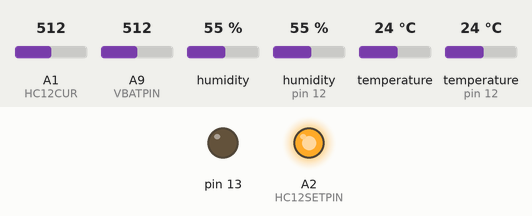
Bench run of a sketch on a simulated Arduino Mega 2560, built with avr-gcc and run on an emulated ATmega2560. Shown: output pins drawn as LEDs (lit = HIGH). The inputs (shaded band) are chosen by the test bench; at power-on: A1 (HC12CUR) = 512, A9 (VBATPIN) = 512, humidity 55 %, humidity (sensor on pin 12) 55 %, temperature 24 °C, temperature (sensor on pin 12) 24 °C. The modem accepts every AT command (registered, SIM ready, sends succeed) and sends nothing else; pins used as bus, display or sensor lines are not drawn; what the sketch prints to the serial monitor is not drawn.

Above: at 3.1 s.
Timing chart, 0 to 4.6 s (numbered marks = the images above):
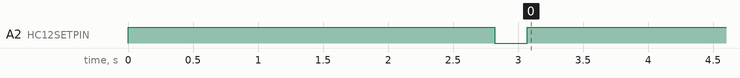

The sketch:

BoardTesting.ino
```cpp
// (licence header left out)
//#define DEBUG_HUB;

//#include <SoftwareSerial.h>
//#include <LowPower.h>
#include <DHT.h>
#include <DFRobot_SHT20.h>

#define VBATPIN A9
#define RSTPIN A0
#define HC12RST A3
#define HC12CUR A1
#define HC12SETPIN A2

DFRobot_SHT20 sht20;

const char atSleep[] = { 'O','K','+','S','L','E','E','P','\r','\n' };

// Arg receive, transmit
//SoftwareSerial softSerial(11, 10);

#define DHTPIN 12 // what digital pin we're connected to
#define DHTTYPE DHT22

DHT dht22(DHTPIN, DHTTYPE);
float air_temperature = 0, air_humidity = 0, soil_temperature = 0, soil_humidity = 0, bat_voltage = 0;

// the setup function runs once when you press reset or power the board
void setup() {
    Serial1.begin(9600);
    Serial.begin(19200);
    Serial.println("** Setup **");

    // Set the HC-12 in transmitter mode and prepare all other input/output
    digitalWrite(RSTPIN, HIGH);
    digitalWrite(HC12RST, HIGH);
    pinMode(RSTPIN, OUTPUT);
    pinMode(HC12RST, OUTPUT);
    pinMode(HC12SETPIN, OUTPUT);
    pinMode(HC12CUR, INPUT);
    digitalWrite(HC12SETPIN, HIGH);
    pinMode(13, OUTPUT);

    // measure the voltage of the battery, add a pre read and a delay to stabilize the reading
    analogRead(VBATPIN);
    delay(10);
    bat_voltage = analogRead(VBATPIN);
    bat_voltage *= 2;    // divided by 2 on the board, so multiply back
    bat_voltage *= 3.3;  // Multiply by 3.3V, the reference voltage
    bat_voltage /= 1024; // convert to voltage
    Serial.print("Voltage: ");
    Serial.print(bat_voltage);
    Serial.println();

    // measure the current used by the HC12
    Serial.print("HC12 current: ");
    Serial.println(analogRead(HC12CUR) * 3);
    Serial.println();

    // Swith the HC12 off
    digitalWrite(HC12RST, LOW);

    // measure the current used by the HC12
    Serial.print("HC12 current: ");
    Serial.println(analogRead(HC12CUR) * 3);
    Serial.println();

    delay(500);

    // Swith the HC12 off
    digitalWrite(HC12RST, HIGH);

    delay(250);

    // measure the current used by the HC12
    Serial.print("HC12 current: ");
    Serial.println(analogRead(HC12CUR) * 3);
    Serial.println();

    // start the sensors
    dht22.begin();

    // Init SHT20 Sensor
    sht20.initSHT20();

    delay(2000);

    // Reading temperature or humidity takes about 250 milliseconds!
    air_humidity = dht22.readHumidity();
    // Read temperature as Celsius (the default)
    air_temperature = dht22.readTemperature();
    // get the SHT20 sensor data
    soil_humidity = sht20.readHumidity();
    soil_temperature = sht20.readTemperature();

    Serial.print("DHT22 - Humidity: ");
    Serial.println(air_humidity);
    Serial.print("DHT22 - Temp: ");
    Serial.println(air_temperature);
    Serial.print("SHT20 - Humidity: ");
    Serial.println(soil_humidity);
    Serial.print("SHT20 - Temp: ");
    Serial.println(soil_temperature);

    SetHC12ToSleep();
}

bool SetHC12ToSleep()
{
    // set the HC-12 to sleep by entering AT command AT+SLEEP followed by exiting the AT mode
    digitalWrite(HC12SETPIN, LOW);
    // 50 ms are required for the HC-12 to change mode
    delay(50);
    Serial1.println("AT+SLEEP");
    delay(200);
    // read the response from the HC-12
    String hc12Response = "";
    char hc12Receive;
    while (Serial1.available())
    {
        hc12Receive = Serial1.read();
        hc12Response += char(hc12Receive);
        if (hc12Receive == '\n') exit;
    }
    digitalWrite(HC12SETPIN, HIGH);
    delay(25);

    Serial.print("HC-12 response 200 = ");
    Serial.println(hc12Response);
    Serial.print("HC12 current = ");
    Serial.println(analogRead(HC12CUR) * 3);

    // test if the HC12 is sleeping by measuring the drain current
    if (analogRead(HC12CUR) == 0) return 1;
    else return 0;
}

// the loop function runs over and over again until power down or reset
void loop() {

}
```
